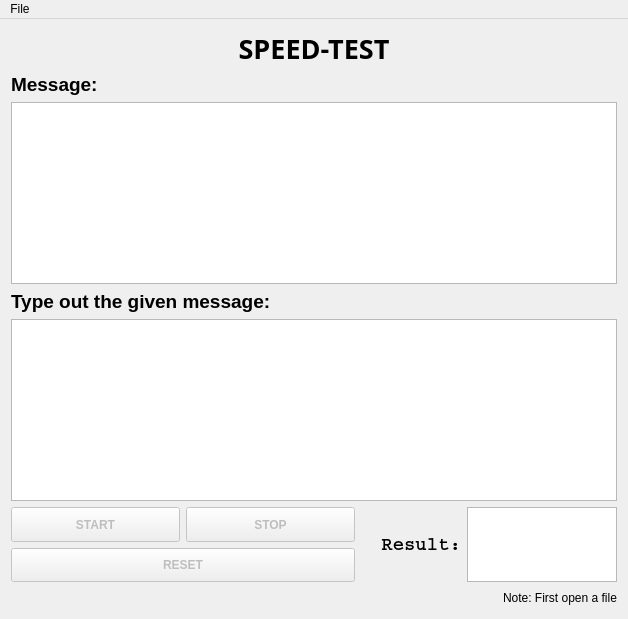
<?xml version="1.0" encoding="UTF-8"?>
<ui version="4.0">
 <class>MainWindow</class>
 <widget class="QMainWindow" name="MainWindow">
  <property name="geometry">
   <rect>
    <x>0</x>
    <y>0</y>
    <width>628</width>
    <height>619</height>
   </rect>
  </property>
  <property name="windowTitle">
   <string>SPEED TEST APP</string>
  </property>
  <property name="animated">
   <bool>false</bool>
  </property>
  <widget class="QWidget" name="centralWidget">
   <layout class="QVBoxLayout" name="verticalLayout_2">
    <item>
     <widget class="QLabel" name="label_3">
      <property name="font">
       <font>
        <family>Colonna MT</family>
        <pointsize>26</pointsize>
        <weight>75</weight>
        <bold>true</bold>
       </font>
      </property>
      <property name="text">
       <string>&lt;html&gt;&lt;head/&gt;&lt;body&gt;&lt;p align=&quot;center&quot;&gt;&lt;span style=&quot; font-size:20pt;&quot;&gt;SPEED-TEST&lt;/span&gt;&lt;/p&gt;&lt;/body&gt;&lt;/html&gt;</string>
      </property>
      <property name="textFormat">
       <enum>Qt::AutoText</enum>
      </property>
      <property name="alignment">
       <set>Qt::AlignCenter</set>
      </property>
     </widget>
    </item>
    <item>
     <widget class="QLabel" name="label_4">
      <property name="font">
       <font>
        <pointsize>14</pointsize>
        <weight>75</weight>
        <bold>true</bold>
       </font>
      </property>
      <property name="text">
       <string>Message:</string>
      </property>
     </widget>
    </item>
    <item>
     <widget class="QTextEdit" name="fileText">
      <property name="enabled">
       <bool>true</bool>
      </property>
      <property name="font">
       <font>
        <family>Droid Sans Georgian</family>
        <pointsize>9</pointsize>
        <weight>50</weight>
        <italic>false</italic>
        <bold>false</bold>
       </font>
      </property>
      <property name="styleSheet">
       <string notr="true">font: 9pt &quot;Droid Sans Georgian&quot;;</string>
      </property>
      <property name="readOnly">
       <bool>true</bool>
      </property>
      <property name="textInteractionFlags">
       <set>Qt::NoTextInteraction</set>
      </property>
     </widget>
    </item>
    <item>
     <widget class="QLabel" name="label">
      <property name="font">
       <font>
        <pointsize>14</pointsize>
        <weight>75</weight>
        <bold>true</bold>
       </font>
      </property>
      <property name="text">
       <string>Type out the given message:</string>
      </property>
     </widget>
    </item>
    <item>
     <widget class="QTextEdit" name="enterText">
      <property name="styleSheet">
       <string notr="true">font: 9pt &quot;Sans Serif&quot;;</string>
      </property>
      <property name="readOnly">
       <bool>true</bool>
      </property>
      <property name="textInteractionFlags">
       <set>Qt::NoTextInteraction</set>
      </property>
     </widget>
    </item>
    <item>
     <layout class="QHBoxLayout" name="horizontalLayout_3">
      <item>
       <layout class="QVBoxLayout" name="verticalLayout">
        <item>
         <layout class="QHBoxLayout" name="horizontalLayout">
          <property name="sizeConstraint">
           <enum>QLayout::SetDefaultConstraint</enum>
          </property>
          <item>
           <widget class="QPushButton" name="startBut">
            <property name="enabled">
             <bool>false</bool>
            </property>
            <property name="sizePolicy">
             <sizepolicy hsizetype="Minimum" vsizetype="Minimum">
              <horstretch>0</horstretch>
              <verstretch>0</verstretch>
             </sizepolicy>
            </property>
            <property name="font">
             <font>
              <weight>75</weight>
              <bold>true</bold>
             </font>
            </property>
            <property name="text">
             <string>START</string>
            </property>
           </widget>
          </item>
          <item>
           <widget class="QPushButton" name="stopBut">
            <property name="enabled">
             <bool>false</bool>
            </property>
            <property name="sizePolicy">
             <sizepolicy hsizetype="Minimum" vsizetype="Minimum">
              <horstretch>0</horstretch>
              <verstretch>0</verstretch>
             </sizepolicy>
            </property>
            <property name="font">
             <font>
              <weight>75</weight>
              <bold>true</bold>
             </font>
            </property>
            <property name="text">
             <string>STOP</string>
            </property>
           </widget>
          </item>
         </layout>
        </item>
        <item>
         <widget class="QPushButton" name="resetBut">
          <property name="enabled">
           <bool>false</bool>
          </property>
          <property name="sizePolicy">
           <sizepolicy hsizetype="Minimum" vsizetype="Minimum">
            <horstretch>0</horstretch>
            <verstretch>0</verstretch>
           </sizepolicy>
          </property>
          <property name="font">
           <font>
            <weight>75</weight>
            <bold>true</bold>
           </font>
          </property>
          <property name="text">
           <string>RESET</string>
          </property>
         </widget>
        </item>
       </layout>
      </item>
      <item>
       <widget class="QLabel" name="label_2">
        <property name="minimumSize">
         <size>
          <width>100</width>
          <height>75</height>
         </size>
        </property>
        <property name="maximumSize">
         <size>
          <width>100</width>
          <height>75</height>
         </size>
        </property>
        <property name="font">
         <font>
          <family>Courier</family>
          <pointsize>14</pointsize>
          <weight>75</weight>
          <bold>true</bold>
         </font>
        </property>
        <property name="text">
         <string>Result:</string>
        </property>
        <property name="alignment">
         <set>Qt::AlignRight|Qt::AlignTrailing|Qt::AlignVCenter</set>
        </property>
       </widget>
      </item>
      <item>
       <widget class="QTextEdit" name="resultText">
        <property name="sizePolicy">
         <sizepolicy hsizetype="Fixed" vsizetype="Fixed">
          <horstretch>0</horstretch>
          <verstretch>0</verstretch>
         </sizepolicy>
        </property>
        <property name="minimumSize">
         <size>
          <width>150</width>
          <height>75</height>
         </size>
        </property>
        <property name="maximumSize">
         <size>
          <width>150</width>
          <height>75</height>
         </size>
        </property>
        <property name="baseSize">
         <size>
          <width>0</width>
          <height>0</height>
         </size>
        </property>
        <property name="font">
         <font>
          <family>Courier New</family>
          <pointsize>10</pointsize>
          <weight>75</weight>
          <bold>true</bold>
         </font>
        </property>
        <property name="readOnly">
         <bool>true</bool>
        </property>
       </widget>
      </item>
     </layout>
    </item>
    <item>
     <layout class="QHBoxLayout" name="horizontalLayout_2">
      <item>
       <spacer name="horizontalSpacer_2">
        <property name="orientation">
         <enum>Qt::Horizontal</enum>
        </property>
        <property name="sizeHint" stdset="0">
         <size>
          <width>40</width>
          <height>20</height>
         </size>
        </property>
       </spacer>
      </item>
      <item>
       <widget class="QLabel" name="label_5">
        <property name="text">
         <string>Note: First open a file</string>
        </property>
       </widget>
      </item>
     </layout>
    </item>
   </layout>
  </widget>
  <widget class="QMenuBar" name="menuBar">
   <property name="geometry">
    <rect>
     <x>0</x>
     <y>0</y>
     <width>628</width>
     <height>26</height>
    </rect>
   </property>
   <widget class="QMenu" name="menuFile">
    <property name="title">
     <string>File</string>
    </property>
    <addaction name="actionOpen"/>
    <addaction name="actionExit"/>
   </widget>
   <addaction name="menuFile"/>
  </widget>
  <action name="actionOpen">
   <property name="text">
    <string>Open</string>
   </property>
  </action>
  <action name="actionExit">
   <property name="text">
    <string>Exit</string>
   </property>
  </action>
 </widget>
 <layoutdefault spacing="6" margin="11"/>
 <resources/>
 <connections/>
</ui>
